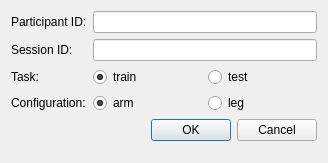
<?xml version="1.0" encoding="UTF-8"?>
<ui version="4.0">
 <class>NewSessionDialog</class>
 <widget class="QDialog" name="NewSessionDialog">
  <property name="windowModality">
   <enum>Qt::NonModal</enum>
  </property>
  <property name="geometry">
   <rect>
    <x>0</x>
    <y>0</y>
    <width>328</width>
    <height>163</height>
   </rect>
  </property>
  <property name="sizePolicy">
   <sizepolicy hsizetype="Preferred" vsizetype="Preferred">
    <horstretch>0</horstretch>
    <verstretch>0</verstretch>
   </sizepolicy>
  </property>
  <property name="windowTitle">
   <string>New Session</string>
  </property>
  <property name="sizeGripEnabled">
   <bool>false</bool>
  </property>
  <property name="modal">
   <bool>true</bool>
  </property>
  <layout class="QFormLayout" name="formLayout">
   <item row="0" column="0">
    <widget class="QLabel" name="participantLabel">
     <property name="text">
      <string>Participant ID:</string>
     </property>
    </widget>
   </item>
   <item row="0" column="1">
    <widget class="QLineEdit" name="participantLineEdit"/>
   </item>
   <item row="1" column="0">
    <widget class="QLabel" name="sessionLabel">
     <property name="text">
      <string>Session ID:</string>
     </property>
    </widget>
   </item>
   <item row="1" column="1">
    <widget class="QLineEdit" name="sessionLineEdit"/>
   </item>
   <item row="2" column="0">
    <widget class="QLabel" name="label">
     <property name="text">
      <string>Task:</string>
     </property>
    </widget>
   </item>
   <item row="2" column="1">
    <layout class="QHBoxLayout" name="horizontalLayout_2">
     <item>
      <widget class="QRadioButton" name="trainRadioButton">
       <property name="text">
        <string>train</string>
       </property>
       <property name="checked">
        <bool>true</bool>
       </property>
       <attribute name="buttonGroup">
        <string notr="true">taskGroup</string>
       </attribute>
      </widget>
     </item>
     <item>
      <widget class="QRadioButton" name="testRadioButton">
       <property name="text">
        <string>test</string>
       </property>
       <attribute name="buttonGroup">
        <string notr="true">taskGroup</string>
       </attribute>
      </widget>
     </item>
    </layout>
   </item>
   <item row="3" column="0">
    <widget class="QLabel" name="configurationLabel">
     <property name="text">
      <string>Configuration:</string>
     </property>
    </widget>
   </item>
   <item row="3" column="1">
    <layout class="QHBoxLayout" name="horizontalLayout">
     <item>
      <widget class="QRadioButton" name="armRadioButton">
       <property name="text">
        <string>arm</string>
       </property>
       <property name="checked">
        <bool>true</bool>
       </property>
       <attribute name="buttonGroup">
        <string notr="true">configurationGroup</string>
       </attribute>
      </widget>
     </item>
     <item>
      <widget class="QRadioButton" name="legRadioButton">
       <property name="text">
        <string>leg</string>
       </property>
       <attribute name="buttonGroup">
        <string notr="true">configurationGroup</string>
       </attribute>
      </widget>
     </item>
    </layout>
   </item>
   <item row="4" column="0" colspan="2">
    <widget class="QDialogButtonBox" name="buttonBox">
     <property name="orientation">
      <enum>Qt::Horizontal</enum>
     </property>
     <property name="standardButtons">
      <set>QDialogButtonBox::Cancel|QDialogButtonBox::Ok</set>
     </property>
    </widget>
   </item>
  </layout>
 </widget>
 <tabstops>
  <tabstop>participantLineEdit</tabstop>
  <tabstop>sessionLineEdit</tabstop>
  <tabstop>armRadioButton</tabstop>
  <tabstop>legRadioButton</tabstop>
 </tabstops>
 <resources/>
 <connections>
  <connection>
   <sender>buttonBox</sender>
   <signal>accepted()</signal>
   <receiver>NewSessionDialog</receiver>
   <slot>accept()</slot>
   <hints>
    <hint type="sourcelabel">
     <x>248</x>
     <y>254</y>
    </hint>
    <hint type="destinationlabel">
     <x>157</x>
     <y>274</y>
    </hint>
   </hints>
  </connection>
  <connection>
   <sender>buttonBox</sender>
   <signal>rejected()</signal>
   <receiver>NewSessionDialog</receiver>
   <slot>reject()</slot>
   <hints>
    <hint type="sourcelabel">
     <x>316</x>
     <y>260</y>
    </hint>
    <hint type="destinationlabel">
     <x>286</x>
     <y>274</y>
    </hint>
   </hints>
  </connection>
 </connections>
 <buttongroups>
  <buttongroup name="configurationGroup"/>
  <buttongroup name="taskGroup"/>
 </buttongroups>
</ui>
